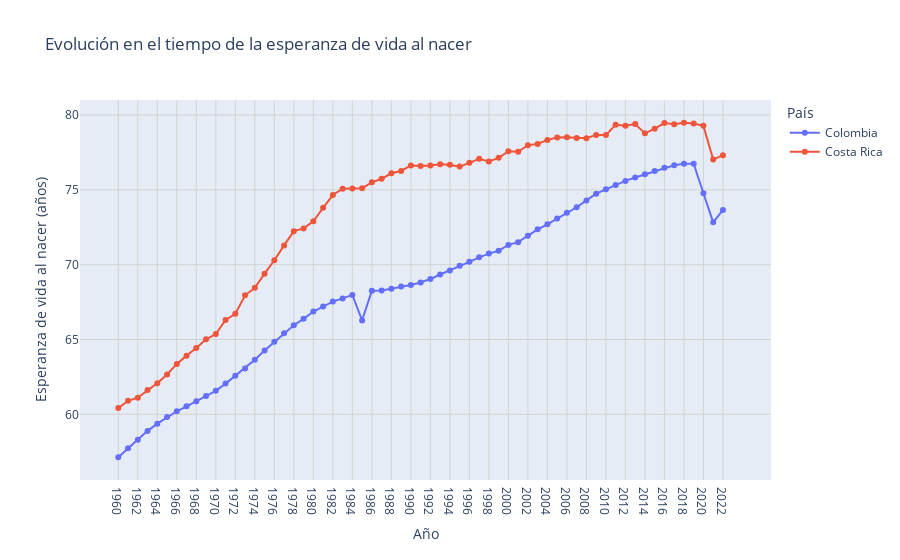

Write notebook code for a chart like this one.
### Code cell
# Crear el gráfico de líneas
fig = px.line(
    datos_largos,
    x='Year',
    y='Life Expectancy',
    color='Country Name',
    markers=True,
    labels={
        'Year': 'Año',
        'Life Expectancy': 'Esperanza de vida al nacer (años)',
        'Country Name': 'País'
    },
    title='Evolución en el tiempo de la esperanza de vida al nacer'
)

# Personalizar el diseño del gráfico
fig.update_layout(
    legend_title_text='País',
    xaxis=dict(
        showgrid=True,
        gridcolor='LightGrey',
        gridwidth=1
    ),
    yaxis=dict(
        showgrid=True,
        gridcolor='LightGrey',
        gridwidth=1
    )
)

# Mostrar el gráfico
fig.show()

### Figure 1 — Plotly figure (JSON) as saved in the notebook; plotly's stock layout.template omitted (floating-point values rounded to 4 significant figures)
{"data": [{"hovertemplate": "País=Colombia<br>Año=%{x}<br>Esperanza de vida al nacer (años)=%{y}<extra></extra>", "legendgroup": "Colombia", "line": {"color": "#636efa", "dash": "solid"}, "marker": {"symbol": "circle"}, "mode": "lines+markers", "name": "Colombia", "orientation": "v", "showlegend": true, "type": "scatter", "x": ["1960", "1961", "1962", "1963", "1964", "1965", "1966", "1967", "1968", "1969", "1970", "1971", "1972", "1973", "1974", "1975", "1976", "1977", "1978", "1979", "1980", "1981", "1982", "1983", "1984", "1985", "1986", "1987", "1988", "1989", "1990", "1991", "1992", "1993", "1994", "1995", "1996", "1997", "1998", "1999", "2000", "2001", "2002", "2003", "2004", "2005", "2006", "2007", "2008", "2009", "2010", "2011", "2012", "2013", "2014", "2015", "2016", "2017", "2018", "2019", "2020", "2021", "2022", "2023"], "xaxis": "x", "y": [57.13, 57.73, 58.3, 58.89, 59.38, 59.81, 60.2, 60.53, 60.87, 61.22, 61.57, 62.05, 62.57, 63.06, 63.64, 64.27, 64.84, 65.42, 65.95, 66.38, 66.87, 67.2, 67.53, 67.75, 67.98, 66.28, 68.26, 68.27, 68.39, 68.53, 68.64, 68.81, 69.04, 69.34, 69.61, 69.93, 70.19, 70.49, 70.74, 70.93, 71.32, 71.5, 71.94, 72.36, 72.69, 73.08, 73.47, 73.84, 74.3, 74.74, 75.03, 75.32, 75.6, 75.83, 76.04, 76.26, 76.47, 76.65, 76.75, 76.75, 74.77, 72.83, 73.66, null], "yaxis": "y"}, {"hovertemplate": "País=Costa Rica<br>Año=%{x}<br>Esperanza de vida al nacer (años)=%{y}<extra></extra>", "legendgroup": "Costa Rica", "line": {"color": "#EF553B", "dash": "solid"}, "marker": {"symbol": "circle"}, "mode": "lines+markers", "name": "Costa Rica", "orientation": "v", "showlegend": true, "type": "scatter", "x": ["1960", "1961", "1962", "1963", "1964", "1965", "1966", "1967", "1968", "1969", "1970", "1971", "1972", "1973", "1974", "1975", "1976", "1977", "1978", "1979", "1980", "1981", "1982", "1983", "1984", "1985", "1986", "1987", "1988", "1989", "1990", "1991", "1992", "1993", "1994", "1995", "1996", "1997", "1998", "1999", "2000", "2001", "2002", "2003", "2004", "2005", "2006", "2007", "2008", "2009", "2010", "2011", "2012", "2013", "2014", "2015", "2016", "2017", "2018", "2019", "2020", "2021", "2022", "2023"], "xaxis": "x", "y": [60.41, 60.9, 61.11, 61.62, 62.08, 62.66, 63.37, 63.92, 64.43, 65.02, 65.36, 66.3, 66.72, 67.95, 68.45, 69.4, 70.29, 71.29, 72.24, 72.42, 72.9, 73.8, 74.65, 75.08, 75.09, 75.11, 75.5, 75.74, 76.11, 76.26, 76.63, 76.59, 76.63, 76.7, 76.67, 76.55, 76.8, 77.07, 76.9, 77.14, 77.59, 77.55, 77.98, 78.07, 78.33, 78.5, 78.51, 78.46, 78.44, 78.67, 78.67, 79.35, 79.28, 79.4, 78.77, 79.09, 79.46, 79.38, 79.48, 79.43, 79.28, 77.02, 77.32, null], "yaxis": "y"}], "layout": {"legend": {"title": {"text": "País"}, "tracegroupgap": 0}, "title": {"text": "Evolución en el tiempo de la esperanza de vida al nacer"}, "xaxis": {"anchor": "y", "domain": [0, 1], "gridcolor": "LightGrey", "gridwidth": 1, "showgrid": true, "title": {"text": "Año"}}, "yaxis": {"anchor": "x", "domain": [0, 1], "gridcolor": "LightGrey", "gridwidth": 1, "showgrid": true, "title": {"text": "Esperanza de vida al nacer (años)"}}}}
